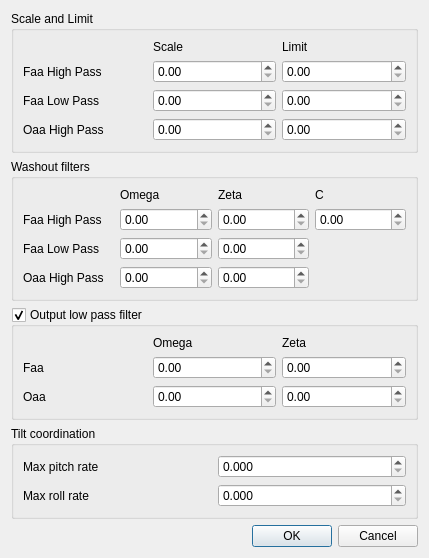
<?xml version="1.0" encoding="UTF-8"?>
<ui version="4.0">
 <class>configWashout</class>
 <widget class="QDialog" name="configWashout">
  <property name="geometry">
   <rect>
    <x>0</x>
    <y>0</y>
    <width>429</width>
    <height>513</height>
   </rect>
  </property>
  <property name="windowTitle">
   <string>Washout Configuration</string>
  </property>
  <layout class="QGridLayout" name="gridLayout">
   <item row="0" column="0">
    <widget class="QGroupBox" name="groupBox">
     <property name="title">
      <string>Scale and Limit</string>
     </property>
     <layout class="QGridLayout" name="gridLayout_2">
      <item row="2" column="2">
       <widget class="QDoubleSpinBox" name="Faa_limit_lp">
        <property name="maximum">
         <double>100.000000000000000</double>
        </property>
       </widget>
      </item>
      <item row="3" column="2">
       <widget class="QDoubleSpinBox" name="Oaa_limit_hp">
        <property name="maximum">
         <double>100.000000000000000</double>
        </property>
       </widget>
      </item>
      <item row="3" column="0">
       <widget class="QLabel" name="label_3">
        <property name="text">
         <string>Oaa High Pass</string>
        </property>
       </widget>
      </item>
      <item row="2" column="1">
       <widget class="QDoubleSpinBox" name="Faa_scale_lp">
        <property name="maximum">
         <double>1.000000000000000</double>
        </property>
        <property name="singleStep">
         <double>0.100000000000000</double>
        </property>
       </widget>
      </item>
      <item row="3" column="1">
       <widget class="QDoubleSpinBox" name="Oaa_scale_hp">
        <property name="maximum">
         <double>1.000000000000000</double>
        </property>
        <property name="singleStep">
         <double>0.100000000000000</double>
        </property>
       </widget>
      </item>
      <item row="1" column="0">
       <widget class="QLabel" name="label">
        <property name="text">
         <string>Faa High Pass</string>
        </property>
       </widget>
      </item>
      <item row="1" column="1">
       <widget class="QDoubleSpinBox" name="Faa_scale_hp">
        <property name="maximum">
         <double>1.000000000000000</double>
        </property>
        <property name="singleStep">
         <double>0.100000000000000</double>
        </property>
       </widget>
      </item>
      <item row="2" column="0">
       <widget class="QLabel" name="label_2">
        <property name="text">
         <string>Faa Low Pass</string>
        </property>
       </widget>
      </item>
      <item row="1" column="2">
       <widget class="QDoubleSpinBox" name="Faa_limit_hp">
        <property name="maximum">
         <double>100.000000000000000</double>
        </property>
       </widget>
      </item>
      <item row="0" column="1">
       <widget class="QLabel" name="label_4">
        <property name="text">
         <string>Scale</string>
        </property>
       </widget>
      </item>
      <item row="0" column="2">
       <widget class="QLabel" name="label_5">
        <property name="text">
         <string>Limit</string>
        </property>
       </widget>
      </item>
     </layout>
    </widget>
   </item>
   <item row="4" column="0">
    <widget class="QDialogButtonBox" name="buttonBox">
     <property name="orientation">
      <enum>Qt::Horizontal</enum>
     </property>
     <property name="standardButtons">
      <set>QDialogButtonBox::Cancel|QDialogButtonBox::Ok</set>
     </property>
    </widget>
   </item>
   <item row="2" column="0">
    <widget class="QGroupBox" name="final_filt">
     <property name="title">
      <string>Output low pass filter</string>
     </property>
     <property name="checkable">
      <bool>true</bool>
     </property>
     <property name="checked">
      <bool>true</bool>
     </property>
     <layout class="QGridLayout" name="gridLayout_4">
      <item row="0" column="2">
       <widget class="QLabel" name="label_14">
        <property name="text">
         <string>Zeta</string>
        </property>
       </widget>
      </item>
      <item row="0" column="1">
       <widget class="QLabel" name="label_13">
        <property name="text">
         <string>Omega</string>
        </property>
       </widget>
      </item>
      <item row="1" column="0">
       <widget class="QLabel" name="label_6">
        <property name="text">
         <string>Faa</string>
        </property>
       </widget>
      </item>
      <item row="1" column="1">
       <widget class="QDoubleSpinBox" name="lpfilt_faa_final_o">
        <property name="maximum">
         <double>10.000000000000000</double>
        </property>
        <property name="singleStep">
         <double>0.100000000000000</double>
        </property>
       </widget>
      </item>
      <item row="1" column="2">
       <widget class="QDoubleSpinBox" name="lpfilt_faa_final_z">
        <property name="maximum">
         <double>10.000000000000000</double>
        </property>
        <property name="singleStep">
         <double>0.100000000000000</double>
        </property>
       </widget>
      </item>
      <item row="2" column="0">
       <widget class="QLabel" name="label_15">
        <property name="text">
         <string>Oaa</string>
        </property>
       </widget>
      </item>
      <item row="2" column="1">
       <widget class="QDoubleSpinBox" name="lpfilt_oaa_final_o">
        <property name="maximum">
         <double>10.000000000000000</double>
        </property>
        <property name="singleStep">
         <double>0.100000000000000</double>
        </property>
       </widget>
      </item>
      <item row="2" column="2">
       <widget class="QDoubleSpinBox" name="lpfilt_oaa_final_z">
        <property name="maximum">
         <double>10.000000000000000</double>
        </property>
        <property name="singleStep">
         <double>0.100000000000000</double>
        </property>
       </widget>
      </item>
     </layout>
    </widget>
   </item>
   <item row="3" column="0">
    <widget class="QGroupBox" name="groupBox_4">
     <property name="title">
      <string>Tilt coordination</string>
     </property>
     <layout class="QGridLayout" name="gridLayout_5">
      <item row="0" column="1">
       <widget class="QDoubleSpinBox" name="max_pitch">
        <property name="decimals">
         <number>3</number>
        </property>
        <property name="maximum">
         <double>1.000000000000000</double>
        </property>
        <property name="singleStep">
         <double>0.001000000000000</double>
        </property>
       </widget>
      </item>
      <item row="1" column="1">
       <widget class="QDoubleSpinBox" name="max_roll">
        <property name="decimals">
         <number>3</number>
        </property>
        <property name="maximum">
         <double>1.000000000000000</double>
        </property>
        <property name="singleStep">
         <double>0.001000000000000</double>
        </property>
       </widget>
      </item>
      <item row="0" column="0">
       <widget class="QLabel" name="label_16">
        <property name="text">
         <string>Max pitch rate</string>
        </property>
       </widget>
      </item>
      <item row="1" column="0">
       <widget class="QLabel" name="label_17">
        <property name="text">
         <string>Max roll rate</string>
        </property>
       </widget>
      </item>
     </layout>
    </widget>
   </item>
   <item row="1" column="0">
    <widget class="QGroupBox" name="groupBox_2">
     <property name="title">
      <string>Washout filters</string>
     </property>
     <layout class="QGridLayout" name="gridLayout_3">
      <item row="1" column="1">
       <widget class="QDoubleSpinBox" name="hpfilt_faa_o">
        <property name="maximum">
         <double>10.000000000000000</double>
        </property>
        <property name="singleStep">
         <double>0.100000000000000</double>
        </property>
       </widget>
      </item>
      <item row="2" column="0">
       <widget class="QLabel" name="label_10">
        <property name="text">
         <string>Faa Low Pass</string>
        </property>
       </widget>
      </item>
      <item row="1" column="3">
       <widget class="QDoubleSpinBox" name="hpfilt_faa_c_o"/>
      </item>
      <item row="0" column="3">
       <widget class="QLabel" name="label_11">
        <property name="text">
         <string>C</string>
        </property>
       </widget>
      </item>
      <item row="2" column="2">
       <widget class="QDoubleSpinBox" name="lpfilt_faa_z">
        <property name="maximum">
         <double>10.000000000000000</double>
        </property>
        <property name="singleStep">
         <double>0.100000000000000</double>
        </property>
       </widget>
      </item>
      <item row="3" column="2">
       <widget class="QDoubleSpinBox" name="hpfilt_oaa_z">
        <property name="maximum">
         <double>10.000000000000000</double>
        </property>
        <property name="singleStep">
         <double>0.100000000000000</double>
        </property>
       </widget>
      </item>
      <item row="1" column="0">
       <widget class="QLabel" name="label_9">
        <property name="text">
         <string>Faa High Pass</string>
        </property>
       </widget>
      </item>
      <item row="1" column="2">
       <widget class="QDoubleSpinBox" name="hpfilt_faa_z">
        <property name="maximum">
         <double>10.000000000000000</double>
        </property>
        <property name="singleStep">
         <double>0.100000000000000</double>
        </property>
       </widget>
      </item>
      <item row="2" column="1">
       <widget class="QDoubleSpinBox" name="lpfilt_faa_o">
        <property name="maximum">
         <double>10.000000000000000</double>
        </property>
        <property name="singleStep">
         <double>0.100000000000000</double>
        </property>
       </widget>
      </item>
      <item row="3" column="0">
       <widget class="QLabel" name="label_12">
        <property name="text">
         <string>Oaa High Pass</string>
        </property>
       </widget>
      </item>
      <item row="3" column="1">
       <widget class="QDoubleSpinBox" name="hpfilt_oaa_o">
        <property name="maximum">
         <double>10.000000000000000</double>
        </property>
        <property name="singleStep">
         <double>0.100000000000000</double>
        </property>
       </widget>
      </item>
      <item row="0" column="1">
       <widget class="QLabel" name="label_7">
        <property name="text">
         <string>Omega</string>
        </property>
       </widget>
      </item>
      <item row="0" column="2">
       <widget class="QLabel" name="label_8">
        <property name="text">
         <string>Zeta</string>
        </property>
       </widget>
      </item>
     </layout>
    </widget>
   </item>
  </layout>
 </widget>
 <resources/>
 <connections>
  <connection>
   <sender>buttonBox</sender>
   <signal>accepted()</signal>
   <receiver>configWashout</receiver>
   <slot>accept()</slot>
   <hints>
    <hint type="sourcelabel">
     <x>248</x>
     <y>254</y>
    </hint>
    <hint type="destinationlabel">
     <x>157</x>
     <y>274</y>
    </hint>
   </hints>
  </connection>
  <connection>
   <sender>buttonBox</sender>
   <signal>rejected()</signal>
   <receiver>configWashout</receiver>
   <slot>reject()</slot>
   <hints>
    <hint type="sourcelabel">
     <x>316</x>
     <y>260</y>
    </hint>
    <hint type="destinationlabel">
     <x>286</x>
     <y>274</y>
    </hint>
   </hints>
  </connection>
 </connections>
</ui>
